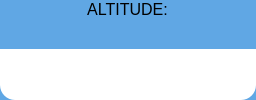
                     <widget class="QFrame" name="alt_graph_frame">
                      <property name="maximumSize">
                       <size>
                        <width>16777215</width>
                        <height>16777215</height>
                       </size>
                      </property>
                      <property name="cursor">
                       <cursorShape>CrossCursor</cursorShape>
                      </property>
                      <property name="mouseTracking">
                       <bool>true</bool>
                      </property>
                      <property name="styleSheet">
                       <string notr="true">background:#60A7E4;
border-radius: 15px;</string>
                      </property>
                      <property name="frameShape">
                       <enum>QFrame::StyledPanel</enum>
                      </property>
                      <property name="frameShadow">
                       <enum>QFrame::Raised</enum>
                      </property>
                      <layout class="QVBoxLayout" name="verticalLayout_12" stretch="0,0,5">
                       <property name="spacing">
                        <number>0</number>
                       </property>
                       <property name="leftMargin">
                        <number>0</number>
                       </property>
                       <property name="topMargin">
                        <number>0</number>
                       </property>
                       <property name="rightMargin">
                        <number>0</number>
                       </property>
                       <property name="bottomMargin">
                        <number>0</number>
                       </property>
                       <item alignment="Qt::AlignHCenter">
                        <widget class="QFrame" name="alt_label">
                         <property name="minimumSize">
                          <size>
                           <width>0</width>
                           <height>0</height>
                          </size>
                         </property>
                         <property name="styleSheet">
                          <string notr="true">background:#60A7E4;
border-bottom-left-radius: 0px solid;
border-bottom-right-radius: 0px solid;</string>
                         </property>
                         <property name="frameShape">
                          <enum>QFrame::StyledPanel</enum>
                         </property>
                         <property name="frameShadow">
                          <enum>QFrame::Raised</enum>
                         </property>
                         <layout class="QHBoxLayout" name="horizontalLayout_42" stretch="0">
                          <property name="leftMargin">
                           <number>0</number>
                          </property>
                          <property name="topMargin">
                           <number>0</number>
                          </property>
                          <property name="rightMargin">
                           <number>0</number>
                          </property>
                          <property name="bottomMargin">
                           <number>0</number>
                          </property>
                          <item>
                           <widget class="QLabel" name="label_33">
                            <property name="font">
                             <font>
                              <pointsize>12</pointsize>
                             </font>
                            </property>
                            <property name="styleSheet">
                             <string notr="true">background:transparent;
border-top-left-radius:15px;
border-top-right-radius:0px;</string>
                            </property>
                            <property name="text">
                             <string>ALTITUDE:</string>
                            </property>
                            <property name="alignment">
                             <set>Qt::AlignCenter</set>
                            </property>
                           </widget>
                          </item>
                         </layout>
                        </widget>
                       </item>
                       <item alignment="Qt::AlignHCenter">
                        <widget class="QTextEdit" name="alt_value">
                         <property name="sizePolicy">
                          <sizepolicy hsizetype="Preferred" vsizetype="Preferred">
                           <horstretch>0</horstretch>
                           <verstretch>0</verstretch>
                          </sizepolicy>
                         </property>
                         <property name="minimumSize">
                          <size>
                           <width>118</width>
                           <height>30</height>
                          </size>
                         </property>
                         <property name="maximumSize">
                          <size>
                           <width>16777215</width>
                           <height>30</height>
                          </size>
                         </property>
                         <property name="font">
                          <font>
                           <pointsize>12</pointsize>
                          </font>
                         </property>
                         <property name="styleSheet">
                          <string notr="true">background:#60A7E4;
border-bottom-left-radius: 0px solid;
border-bottom-right-radius: 0px solid;</string>
                         </property>
                         <property name="verticalScrollBarPolicy">
                          <enum>Qt::ScrollBarAlwaysOff</enum>
                         </property>
                         <property name="horizontalScrollBarPolicy">
                          <enum>Qt::ScrollBarAlwaysOff</enum>
                         </property>
                         <property name="readOnly">
                          <bool>true</bool>
                         </property>
                        </widget>
                       </item>
                       <item>
                        <widget class="QFrame" name="alt_graph">
                         <property name="maximumSize">
                          <size>
                           <width>16777215</width>
                           <height>16777215</height>
                          </size>
                         </property>
                         <property name="styleSheet">
                          <string notr="true">background:white;
border-top-left-radius:0px;
border-top-right-radius:0px;</string>
                         </property>
                         <property name="frameShape">
                          <enum>QFrame::StyledPanel</enum>
                         </property>
                         <property name="frameShadow">
                          <enum>QFrame::Raised</enum>
                         </property>
                         <layout class="QVBoxLayout" name="verticalLayout_31">
                          <property name="spacing">
                           <number>0</number>
                          </property>
                          <property name="leftMargin">
                           <number>0</number>
                          </property>
                          <property name="topMargin">
                           <number>0</number>
                          </property>
                          <property name="rightMargin">
                           <number>0</number>
                          </property>
                          <property name="bottomMargin">
                           <number>15</number>
                          </property>
                          <item>
                           <widget class="QFrame" name="alt_graph_temp">
                            <property name="styleSheet">
                             <string notr="true">background:transparent;</string>
                            </property>
                            <property name="frameShape">
                             <enum>QFrame::StyledPanel</enum>
                            </property>
                            <property name="frameShadow">
                             <enum>QFrame::Raised</enum>
                            </property>
                           </widget>
                          </item>
                         </layout>
                        </widget>
                       </item>
                      </layout>
                     </widget>
